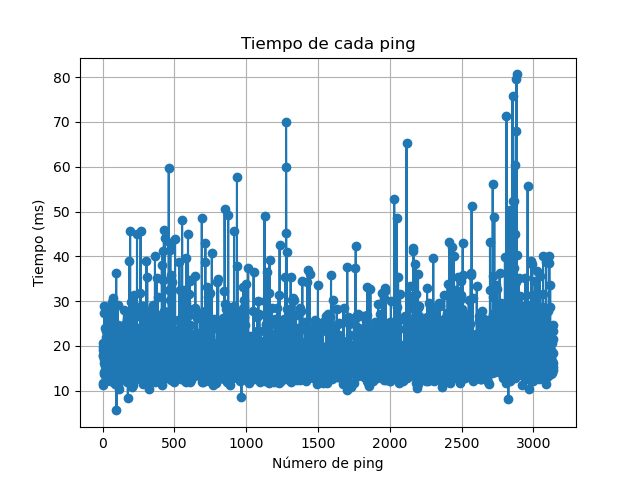

Reproduce this figure in Python.
import matplotlib.pyplot as plt

# Leer el archivo ping.txt
with open('ping.txt', 'r') as file:
    lines = file.readlines()

# Extraer los tiempos de cada ping
times = []
for line in lines:
    parts = line.split()
    for part in parts:
        if part.startswith('time='):
            time_str = part.split('=')[1]
            time_ms = float(time_str.replace('ms', ''))
            times.append(time_ms)
            break

# Crear la gráfica
plt.plot(times, marker='o')
plt.title('Tiempo de cada ping')
plt.xlabel('Número de ping')
plt.ylabel('Tiempo (ms)')
plt.grid(True)
plt.savefig('ping.png')
plt.show()